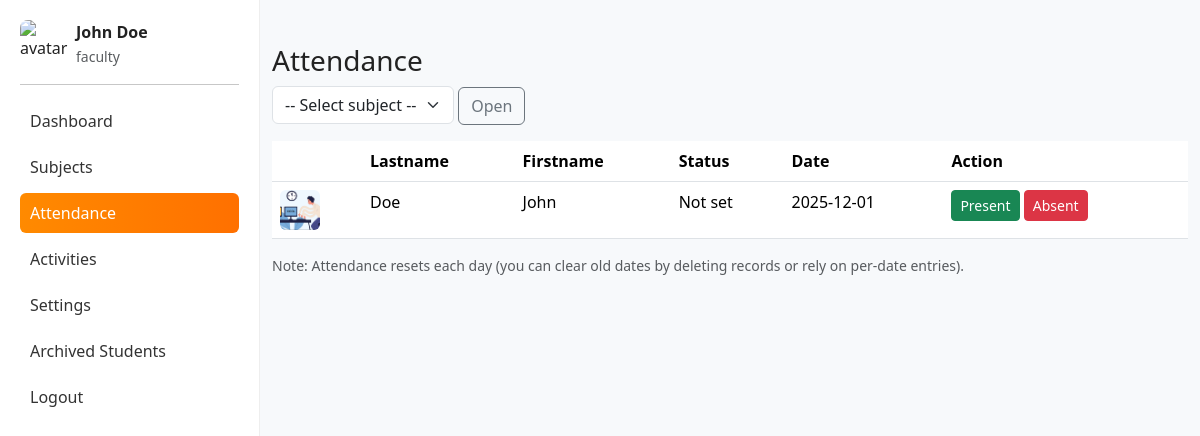
/faculty/attendance.php?subject=1 (signed in), run on the app's committed database.
### tables this page shows
CREATE TABLE `students` (
  `id` int(11) NOT NULL,
  `subject_id` int(11) NOT NULL,
  `lastname` varchar(255) NOT NULL,
  `firstname` varchar(255) NOT NULL,
  `course` varchar(100) DEFAULT '',
  `year_level` varchar(50) DEFAULT '',
  `avatar` varchar(255) DEFAULT 'assets/img/default-avatar.png',
  `archived` tinyint(1) DEFAULT '0',
  `created_at` timestamp NOT NULL DEFAULT CURRENT_TIMESTAMP
);

### faculty/attendance.php (the view, shortened to what this page needs)
<?php
$pdo = pdo();
$selected = intval($_GET['subject'] ?? 0);
if($selected){
    $students = $pdo->prepare("SELECT * FROM students WHERE subject_id=? AND archived=0 ORDER BY lastname");
    $students->execute([$selected]);
    $students = $students->fetchAll();
}
?>
<!doctype html>
<html>
<head>
  <link href="https://cdn.jsdelivr.net/npm/bootstrap@5.3.2/dist/css/bootstrap.min.css" rel="stylesheet">
  <link rel="stylesheet" href="../assets/css/style.css">
</head>
<body>
  <?php include '../shared/left_nav.php'; ?>
  <main class="main-content">
    <div class="container py-4">
      <h3>Attendance</h3>
      <form method="get" class="mb-3">
        <select name="subject" class="form-select w-auto d-inline">
          <option value="">-- Select subject --</option>
        </select>
        <button class="btn btn-outline-secondary">Open</button>
      </form>
      <?php if(isset($students)): ?>
        <table class="table">
          <thead><tr><th></th><th>Lastname</th><th>Firstname</th><th>Status</th><th>Date</th><th>Action</th></tr></thead>
          <tbody>
            <?php foreach($students as $st):
              $att = $pdo->prepare("SELECT status,date FROM attendance WHERE student_id=? AND subject_id=? AND date = ?");
              $att->execute([$st['id'],$selected,date('Y-m-d')]);
              $row = $att->fetch();
            ?>
              <tr id="r<?php echo $st['id'] ?>">
                <td><img src="../<?php echo $st['avatar'] ?>" style="width:40px;height:40px;object-fit:cover;border-radius:6px;"></td>
                <td><?php echo htmlspecialchars($st['lastname']) ?></td>
                <td><?php echo htmlspecialchars($st['firstname']) ?></td>
                <td class="status"><?php echo $row ? ucfirst($row['status']) : 'Not set' ?></td>
                <td class="date"><?php echo $row ? $row['date'] : date('Y-m-d') ?></td>
                <td>
                  <button class="btn btn-sm btn-success mark" data-id="<?php echo $st['id'] ?>" data-status="present">Present</button>
                  <button class="btn btn-sm btn-danger mark" data-id="<?php echo $st['id'] ?>" data-status="absent">Absent</button>
                </td>
              </tr>
            <?php endforeach; ?>
          </tbody>
        </table>
        <div class="text-muted small">Note: Attendance resets each day (you can clear old dates by deleting records or rely on per-date entries).</div>
      <?php endif; ?>
    </div>
  </main>
</body>
</html>

### assets/css/style.css (style rules this page uses)
body { font-family: system-ui, -apple-system, "Segoe UI", Roboto, "Helvetica Neue", Arial; background:#f7f9fb; color:#222; }

### shared/left_nav.php (style rules this page uses)
.main-content { margin-left:260px; padding-top:20px; }

### data on the page
students: avatar (picture), lastname "Doe", firstname "John"

### other printed values
$user['fullname'] ?: $user['username'] "John Doe"
$user['role'] "faculty"
$l['label'] "Dashboard"
$l['label'] "Subjects"
$l['label'] "Attendance"
$l['label'] "Activities"
$l['label'] "Settings"
$l['label'] "Archived Students"
$l['label'] "Logout"
